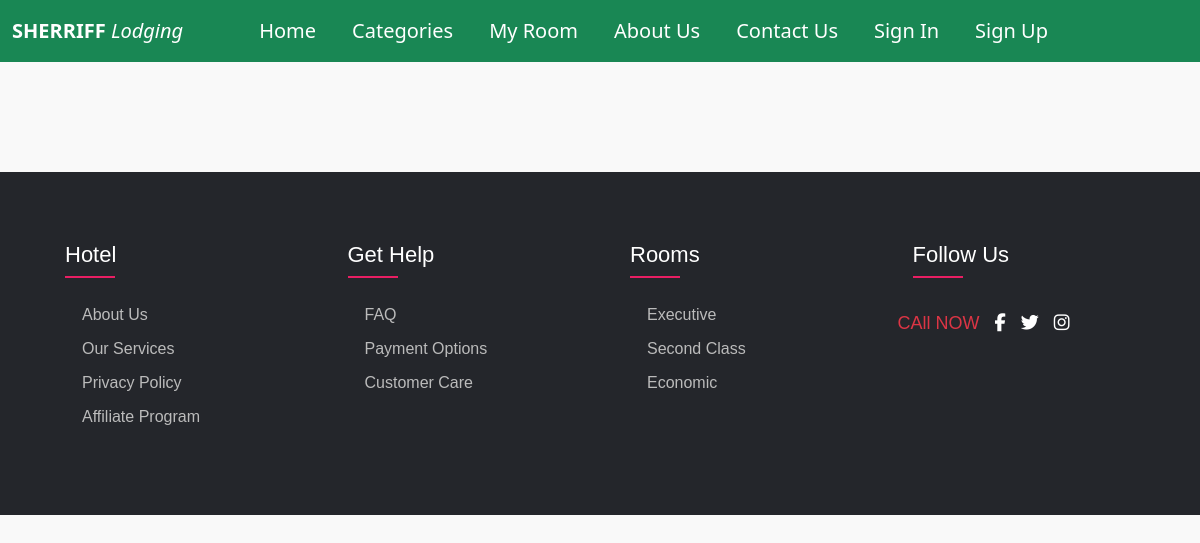
The page /SingleRooms/ on the database as committed earlier.
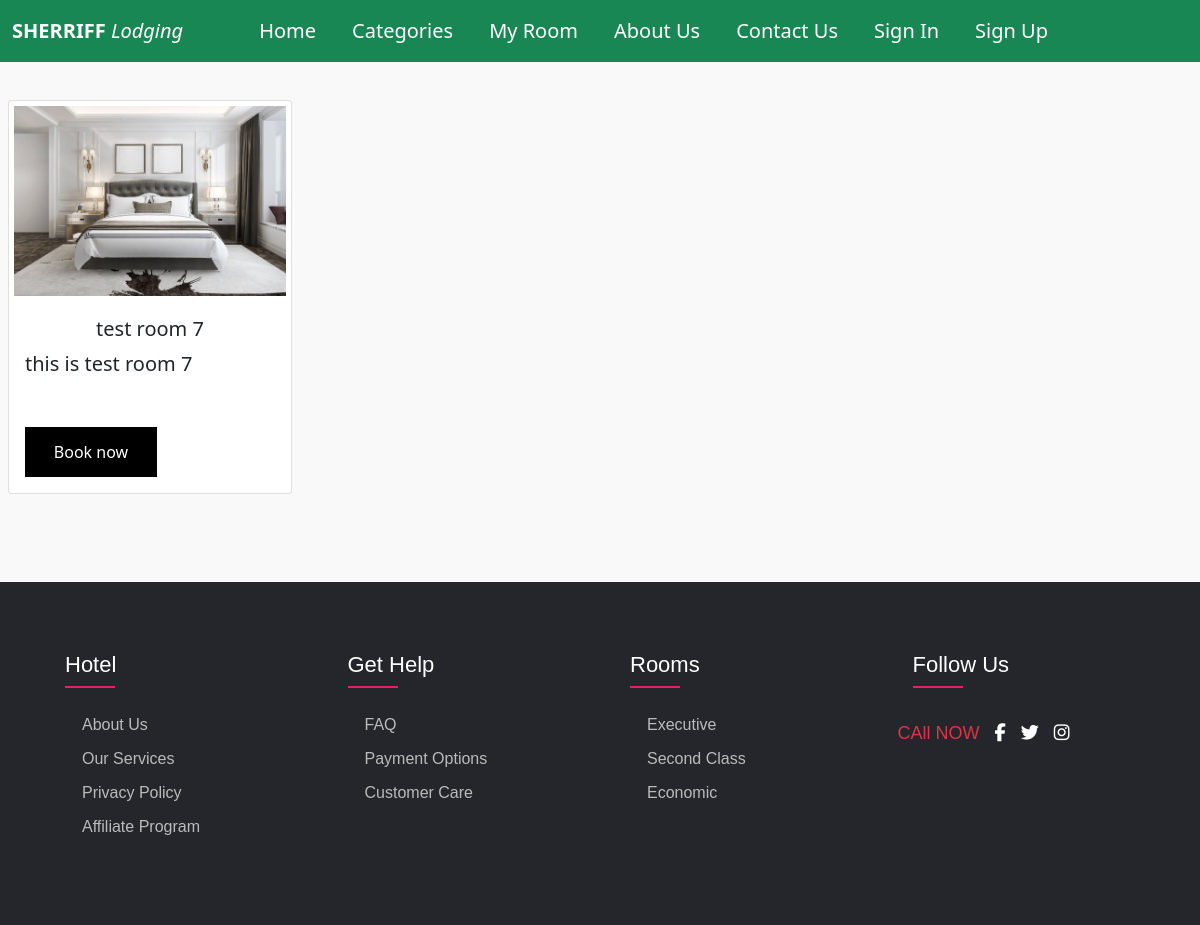
The same page on the database as committed later.
### core/models.py (models this page shows, shortened)
class Rooms(models.Model):
    category = models.ForeignKey(Category, on_delete=models.CASCADE, blank=True, null=True)
    user = models.ForeignKey(User, on_delete=models.CASCADE, null=True,blank=True)
    name = models.CharField(max_length=100)
    booked = models.BooleanField(default=False)
    capacity = models.PositiveIntegerField()
    image = models.ImageField(upload_to='static/images/rooms', blank=True)
    description = models.CharField(max_length=500)
    class Meta:
        verbose_name_plural = 'Rooms'

### core/views.py (the view)
# urls.py: path('SingleRooms/', SingleRooms.as_view(), name='SingleRooms'),
class SingleRooms(ListView):
    template_name = 'erooms.html'
    model = Rooms
    context_object_name = 'rooms'

### templates/erooms.html (shortened to what this page needs)
{% extends 'base.html' %}
{% load static %}
{% block content %}
   <div class="card-group">
        {% for rooms in rooms %}
            {% if rooms.category.name == 'one_personel' %}
        <div class="col-12 col-sm-6  col-lg-6 col-xl-3 p-2">
          <div class="card">
            <img src="{{rooms.image.url}}" class="card-img-top" alt="..." height="200px" style="object-fit: cover;padding: 5px;">
            <div class="card-body">
              <h5 class="card-title" style="text-align: center">{{rooms.name}}</h5>
                <p class="card-text">{{ rooms.description }}</p>
                <a  href="{% url 'RoomsDetail' rooms.pk %}" class="btn2">Book now</a>
            </div>
          </div>
        </div>
            {% endif %}
        {% endfor %}
</div>
{% endblock %}

Rows that differ between the two databases and show on the page:
added Rooms: image (picture), name "test room 7", description "this is test room 7"
